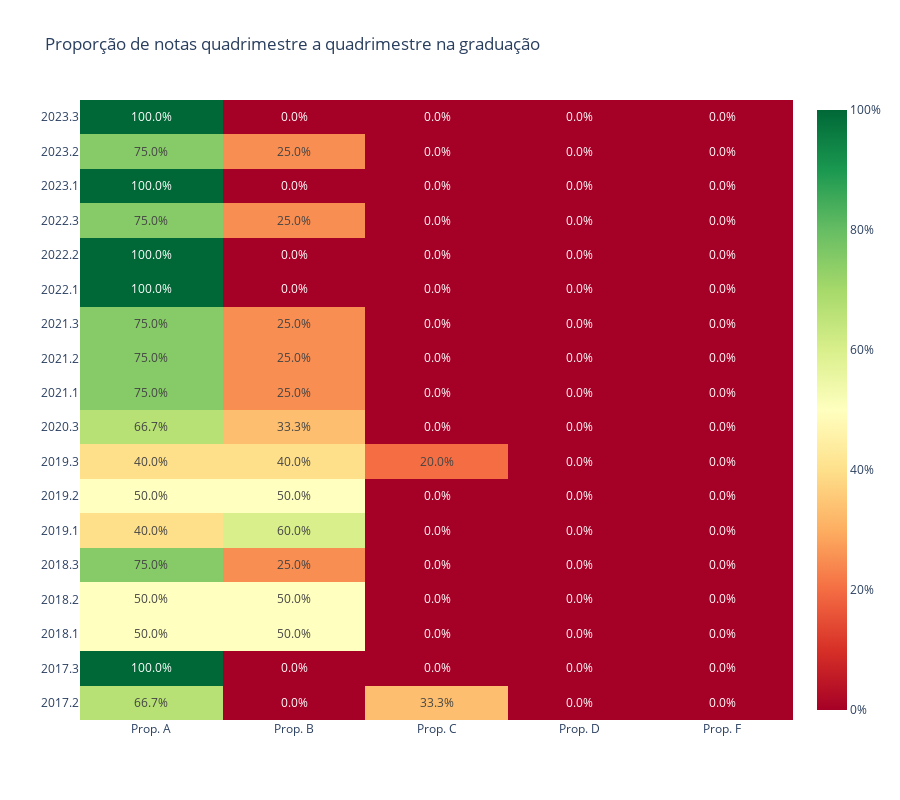

Here is the notebook cell this chart was saved with:
### Code cell
x_grades_prop_quad = [f'Prop. {grade[-1]}' for grade in df_ufabc_grades_prop_quad.columns]
y_grades_prop_quad = df_ufabc_grades_prop_quad.index
z_grades_prop_quad = df_ufabc_grades_prop_quad.values

fig_grades_prop_quad = go.Figure()
fig_grades_prop_quad.add_trace(go.Heatmap(x=x_grades_prop_quad, y=y_grades_prop_quad, z=z_grades_prop_quad, text=z_grades_prop_quad,
                                          texttemplate='%{text:.1%}',  zhoverformat='.1%', colorscale=HEATMAP_PALETTE, 
                                          hoverinfo='x+y+z', colorbar_tickformat='.0%', zmin=0, zmax=1))
fig_grades_prop_quad.update_layout({'title': 'Proporção de notas quadrimestre a quadrimestre na graduação', 'height': 800})
fig_grades_prop_quad.show()

### Figure 1 — Plotly figure (JSON) as saved in the notebook; plotly's stock layout.template omitted (floating-point values rounded to 4 significant figures)
{"data": [{"colorbar": {"tickformat": ".0%"}, "colorscale": [[0, "rgb(165,0,38)"], [0.1, "rgb(215,48,39)"], [0.2, "rgb(244,109,67)"], [0.3, "rgb(253,174,97)"], [0.4, "rgb(254,224,139)"], [0.5, "rgb(255,255,191)"], [0.6, "rgb(217,239,139)"], [0.7, "rgb(166,217,106)"], [0.8, "rgb(102,189,99)"], [0.9, "rgb(26,152,80)"], [1, "rgb(0,104,55)"]], "hoverinfo": "x+y+z", "text": [[0.6667, 0, 0.3333, 0, 0], [1, 0, 0, 0, 0], [0.5, 0.5, 0, 0, 0], [0.5, 0.5, 0, 0, 0], [0.75, 0.25, 0, 0, 0], [0.4, 0.6, 0, 0, 0], [0.5, 0.5, 0, 0, 0], [0.4, 0.4, 0.2, 0, 0], [0.6667, 0.3333, 0, 0, 0], [0.75, 0.25, 0, 0, 0], [0.75, 0.25, 0, 0, 0], [0.75, 0.25, 0, 0, 0], [1, 0, 0, 0, 0], [1, 0, 0, 0, 0], [0.75, 0.25, 0, 0, 0], [1, 0, 0, 0, 0], [0.75, 0.25, 0, 0, 0], [1, 0, 0, 0, 0]], "texttemplate": "%{text:.1%}", "type": "heatmap", "x": ["Prop. A", "Prop. B", "Prop. C", "Prop. D", "Prop. F"], "y": ["2017.2", "2017.3", "2018.1", "2018.2", "2018.3", "2019.1", "2019.2", "2019.3", "2020.3", "2021.1", "2021.2", "2021.3", "2022.1", "2022.2", "2022.3", "2023.1", "2023.2", "2023.3"], "z": [[0.6667, 0, 0.3333, 0, 0], [1, 0, 0, 0, 0], [0.5, 0.5, 0, 0, 0], [0.5, 0.5, 0, 0, 0], [0.75, 0.25, 0, 0, 0], [0.4, 0.6, 0, 0, 0], [0.5, 0.5, 0, 0, 0], [0.4, 0.4, 0.2, 0, 0], [0.6667, 0.3333, 0, 0, 0], [0.75, 0.25, 0, 0, 0], [0.75, 0.25, 0, 0, 0], [0.75, 0.25, 0, 0, 0], [1, 0, 0, 0, 0], [1, 0, 0, 0, 0], [0.75, 0.25, 0, 0, 0], [1, 0, 0, 0, 0], [0.75, 0.25, 0, 0, 0], [1, 0, 0, 0, 0]], "zhoverformat": ".1%", "zmax": 1, "zmin": 0}], "layout": {"height": 800, "title": {"text": "Proporção de notas quadrimestre a quadrimestre na graduação"}}}
